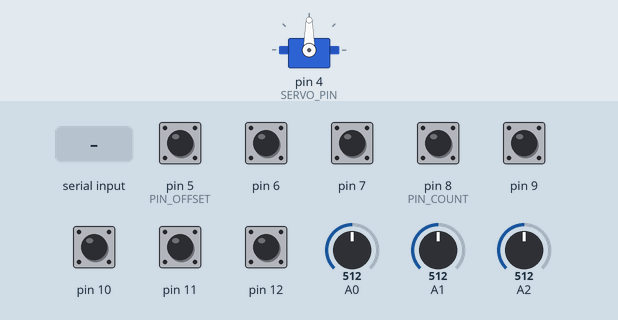
Simulated run of this sketch. Board: Arduino Leonardo, built with avr-gcc and run on an emulated ATmega32U4. Shown: servo. The inputs (shaded band) are chosen by the test bench; at power-on: pin 5 (PIN_OFFSET), pin 6, pin 7, pin 8 (PIN_COUNT), pin 9–12 HIGH, A0 = 512, A1 = 512, A2 = 512. USB keyboard and mouse output is not drawn.

Above: at 1.2 s.
1.3 s: "90,45a" received over Serial
At 2.5 s:
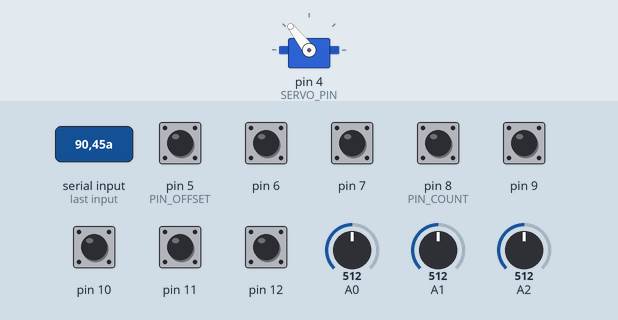
2.8 s: "30,150a" received over Serial
At 3.7 s:
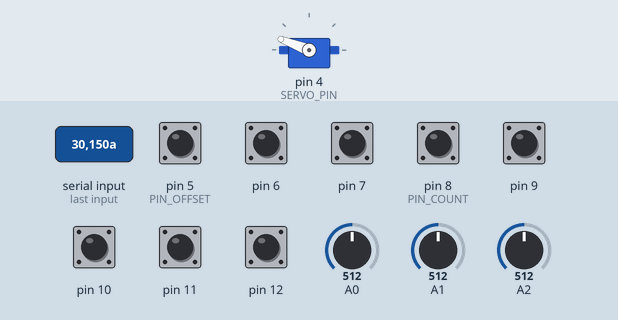
4.3 s: "5a" received over Serial
At 4.8 s:
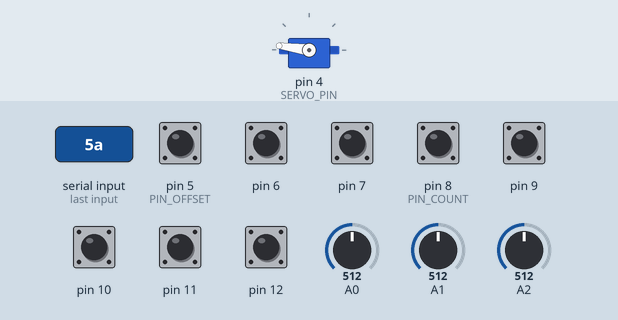
5.8 s: "200a" received over Serial
At 7.0 s:
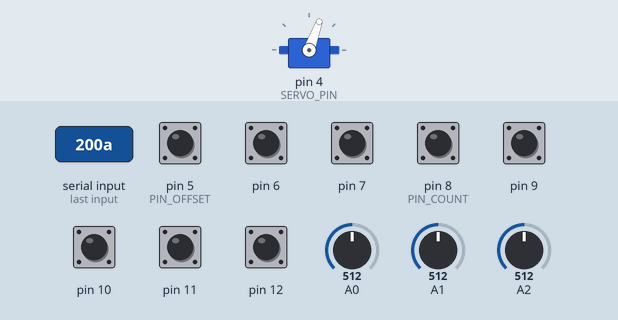
7.3 s: "90a" received over Serial
At 8.3 s:
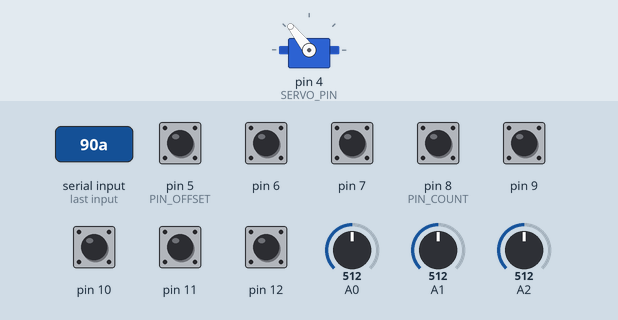
Timing chart, 0 to 9.8 s (numbered marks = the images above; inputs shaded):
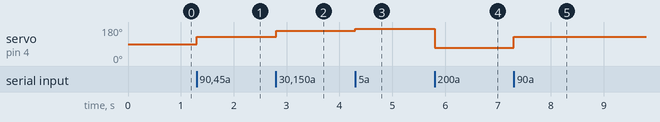

The sketch:

firmware.ino
```cpp
#include <Servo.h>
#include <Joystick.h>

// Joystick object
Joystick_ Joystick;
// Servo motor object
Servo myServo;
// Offset of the first connected input pin
const int PIN_OFFSET = 5;
// Number of connected pins
const int PIN_COUNT = 8;
// Pin where the servo motor is connected
const int SERVO_PIN = 4;
// If true, disables the joystick and sends the input data to the serial monitor instead
const bool DEBUG_MODE = false;

void setup() {
  // Initialize objects
  Serial.begin(9600);
  myServo.attach(SERVO_PIN);
  if (!DEBUG_MODE) {
    Joystick.begin();
  }

  // Initialize input pins
  for (int i = PIN_OFFSET; i < PIN_OFFSET + PIN_COUNT; i++) {
    pinMode(i, INPUT_PULLUP);
  }
}

void loop() {
  // Read the current car speed value from the serial port, and move the servo to that speed position
  if (Serial.available()) {
    String value = Serial.readStringUntil('a');
    setServoPosition(value);
  }

  // Read the analog inputs and map the raw values to acceptable values for the Joystick object
  int steering = analogRead(A0);
  int center = 525;
  int range = min(1023 - center, center);
  steering = constrain(steering, center - range, center + range);
  steering = map(steering, center - range, center + range, 0, 1023);

  int accelerator = analogRead(A1);
  accelerator = constrain(accelerator, 90, 130);
  accelerator = map(accelerator, 90, 130, 0, 1023);

  int brake = analogRead(A2);
  brake = constrain(brake, 760, 940);
  brake = map(brake, 760, 940, 0, 1023);

  if (DEBUG_MODE) {
    // Print the raw input values in the serial monitor
    Serial.println();
    Serial.println("Raw analog inputs values:");
    Serial.println("Steering: " + (String)(analogRead(A0)));
    Serial.println("Accelerator: " + (String)(analogRead(A1)));
    Serial.println("Brake: " + (String)(analogRead(A2)));
    delay(200);
  } else {
    // Set the mapped input values to the Joystick axes
    Joystick.setRxAxis(steering);
    Joystick.setRyAxis(accelerator);
    Joystick.setRzAxis(brake);

    // Read the digital inputs and update the state of it's corresponding joystick buttons
    for (int i = PIN_OFFSET; i < PIN_OFFSET + PIN_COUNT; i++) {
      if (digitalRead(i) == LOW) {
        Joystick.pressButton(i);
      } else {
        Joystick.releaseButton(i);
      }
    }
  }
}

// Sets the servo position for a given car speed value
void setServoPosition(String speed) {
  int offset = 6;
  int maxSpeed = 334;
  int angle = map(min(speed.toInt(), maxSpeed), 0, maxSpeed, 180 - offset, 0);

  myServo.write(angle);
}
```

Measured:
- after the input at 1.3 s, servo on pin 4 (SERVO_PIN): 90° → 128° at once
- after the input at 2.8 s, servo on pin 4 (SERVO_PIN): 128° → 159° at once
- after the input at 4.3 s, servo on pin 4 (SERVO_PIN): 159° → 172° at once
- after the input at 5.8 s, servo on pin 4 (SERVO_PIN): 172° → 70° at once
- after the input at 7.3 s, servo on pin 4 (SERVO_PIN): 70° → 128° at once
